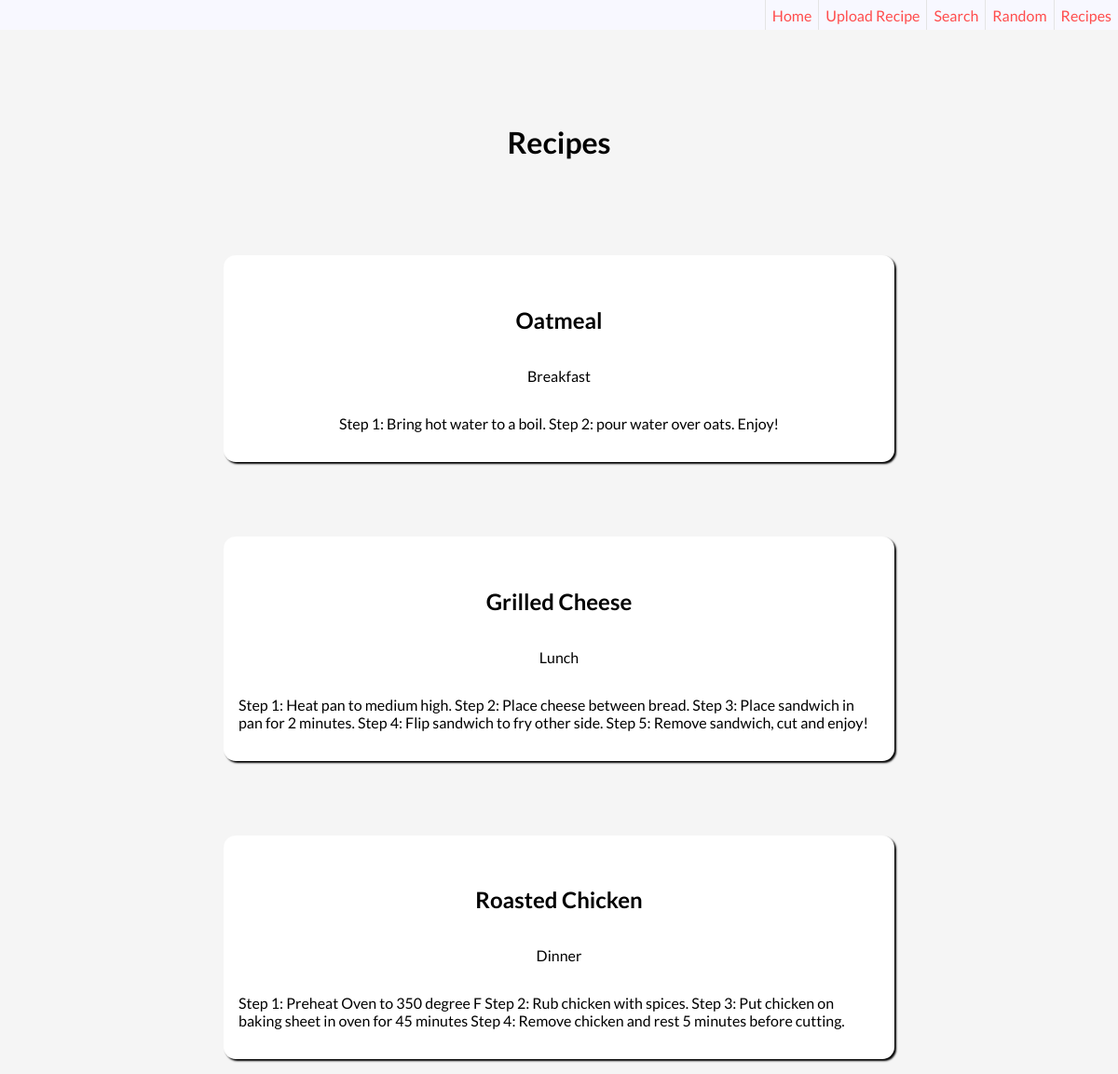
The page /show on the database its author committed.
### tables this page shows
CREATE TABLE recipes (
    id INTEGER PRIMARY KEY AUTOINCREMENT,
    title TEXT NOT NULL,
    img TEXT,
    type INTEGER NOT NULL,
    instructions TEXT NOT NULL
);

### app.py (the view)
@app.route('/show')
def show():
    conn = get_db_conn()
    recipes = conn.execute('SELECT * FROM recipes').fetchall()
    conn.close()
    return render_template('show.html', recipes=recipes)

### app.py (called while the page is built)
def get_db_conn():
    conn = sqlite3.connect('database.db')
    conn.row_factory = sqlite3.Row
    return conn

### templates/show.html (shortened to what this page needs)
{% extends 'base.html' %}
{% block content %}
<div class="recipe-container">
<h1>Recipes</h1>
{% for recipe in recipes %}
  <div class="recipe">
    <h2>{{recipe['title']}}</h2>
    {% if recipe['type'] == 0 %}
    <p>Breakfast</p>
    {% elif recipe['type'] == 1%}
    <p>Lunch</p>
    {% elif recipe['type'] == 2%}
    <p>Dinner</p>
    {% else %}
    <p>Misc.</p>
    {% endif %}
    <p>{{recipe['instructions']}}</p>
  </div>
  {% endfor %}
</div>
{% endblock %}

### templates/base.html (shortened to what this page needs)
<!DOCTYPE html>
<html lang="en">
<head>
    <link rel="stylesheet" href="https://cdnjs.cloudflare.com/ajax/libs/font-awesome/6.0.0/css/all.min.css" />
    <link rel="stylesheet" href="{{ url_for('static', filename='style.css')}}">
</head>
<body>
    <nav>
        <a href="{{url_for('index')}}">Home</a>
        <a href="{{url_for('upload')}}">Upload Recipe</a>
        <a href="{{url_for('search')}}">Search</a>
        <a href="{{url_for('random')}}">Random</a>
        <a href="{{url_for('show')}}">Recipes</a>
    </nav>
    <div>
        {% block content %} {% endblock %}
    </div>
</body>
</html>

### static/style.css (style rules this page uses)
body { font-family: 'Lato', sans-serif; margin: 0; background-color: whitesmoke; }
nav { margin: 0; display: flex; justify-content: right; align-content: center; height: 2rem; background-color: ghostwhite; }
nav a { display: flex; justify-items: center; align-items: center; padding-right: 7px; text-decoration: none; color: rgb(255, 77, 77); border-left: 1px solid rgb(228, 228, 228); padding-left: 7px; }
.recipe-container { margin-top: 5rem; display: flex; flex-direction: column; align-items: center; align-content: center; justify-content: center; margin-bottom: 1rem; }
.recipe { width: 60vw; max-width: 50rem; display: flex; flex-direction: column; align-items: center; align-content: center; justify-content: center; margin-top: 5rem; padding: 1rem 0 1rem 0; background-color: white; box-shadow: 2px 2px 2px black; border-radius: 13px; }
.recipe p { max-width: 50rem; padding: 0px 1rem 0px 1rem; }

### rows shown on the page
recipes: title "Oatmeal", type "Breakfast", instructions "Step 1: Bring hot water to a boil. Step 2: pour water over oats. Enjoy!"
recipes: title "Grilled Cheese", type "Lunch", instructions "Step 1: Heat pan to medium high. Step 2: Place cheese between bread. Step 3: Place sandwich in pan for 2 minutes. Step 4: Flip sandwich to fry other side. Step 5: Remove sandwich, cut and enjoy!"
recipes: title "Roasted Chicken", type "Dinner", instructions "Step 1: Preheat Oven to 350 degree F Step 2: Rub chicken with spices. Step 3: Put chicken on baking sheet in oven for 45 minutes Step 4: Remove chicken and rest 5 minutes before cutting."
